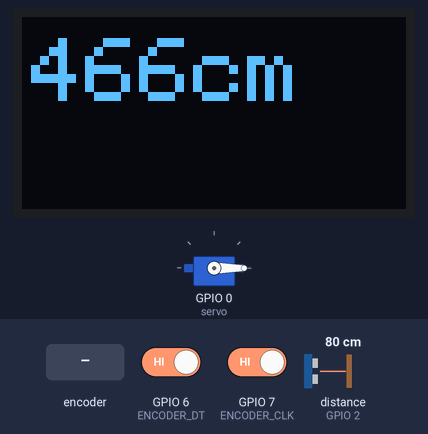
Simulated run of this sketch. Board: ESP32-S3. Shown: servo, 128×64 one-colour display. Inputs (shaded band) come from the test bench; at power-on: distance to the obstacle (sensor on GPIO 2) 80 cm, GPIO 6 (ENCODER_DT) HIGH, GPIO 7 (ENCODER_CLK) HIGH. The echo pulse lasts 58.3 µs per cm.

Above: at 2.88 s.
3.4 s: distance to the obstacle (sensor on GPIO 2) set to 2 cm
At 4.2 s:
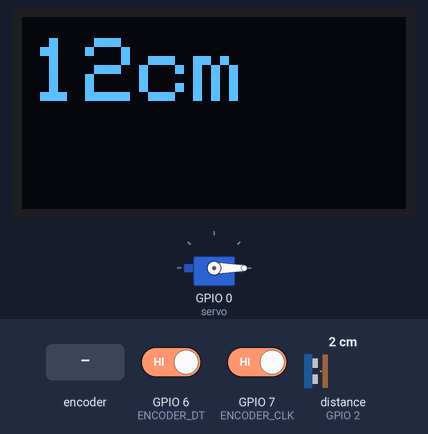
5.1 s: distance to the obstacle (sensor on GPIO 2) set to 60 cm
At 5.33 s:
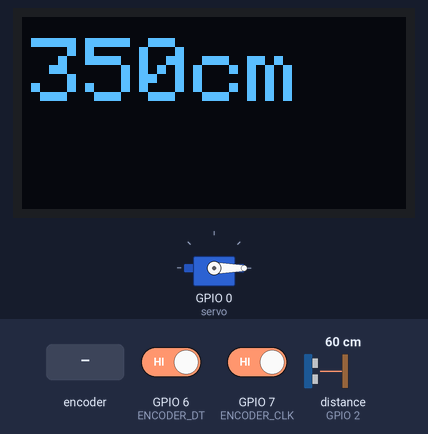
6.6 s: rotary encoder on GPIO 7 (ENCODER_CLK) / GPIO 6 (ENCODER_DT) turned 1 step (first pin leading)
At 7.15 s:
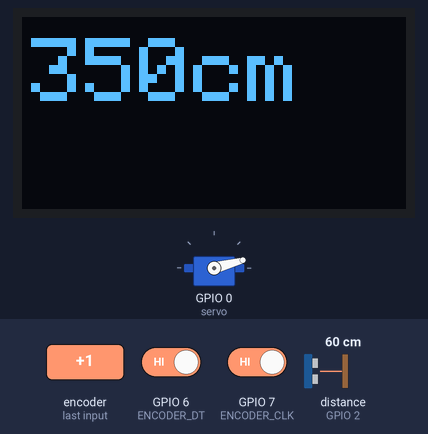
9.7 s: rotary encoder on GPIO 7 (ENCODER_CLK) / GPIO 6 (ENCODER_DT) turned 1 step (first pin leading)
At 10.2 s:
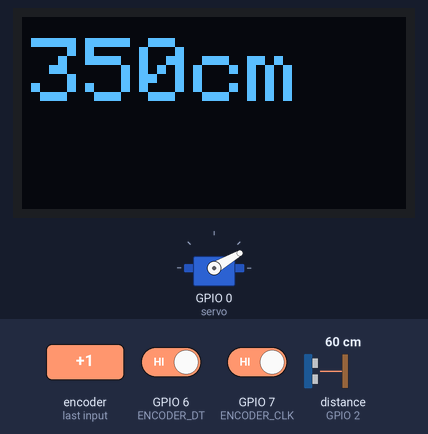
12.1 s: rotary encoder on GPIO 7 (ENCODER_CLK) / GPIO 6 (ENCODER_DT) turned 3 steps (first pin leading)
At 12.63 s:
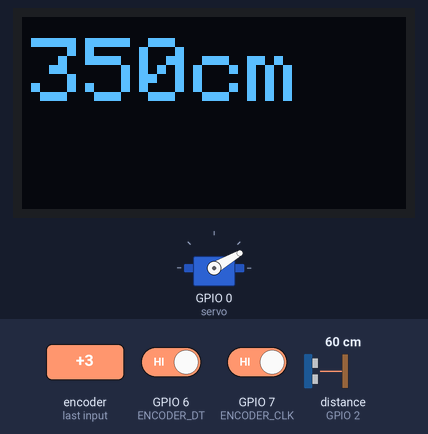
14.2 s: distance to the obstacle (sensor on GPIO 2) set to 250 cm
At 14.48 s:
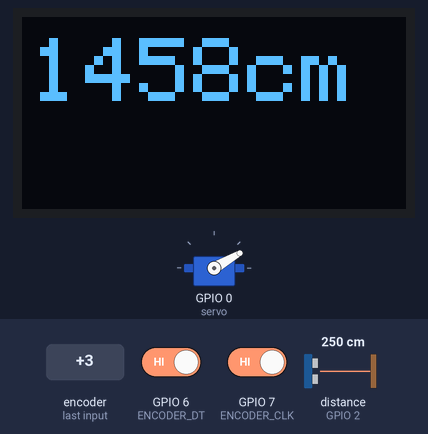
Timing chart, 0 to 17.1 s (numbered marks = the images above; inputs shaded):
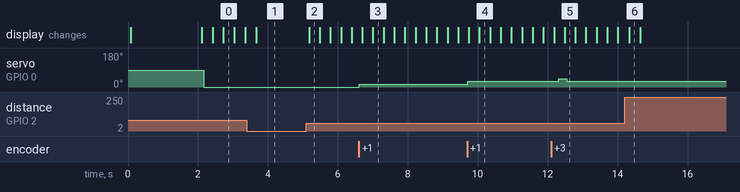

The sketch:

main.ino
```cpp
// Now turn this trash into treasure!
#include <Servo.h>

Servo servo;

#include <Adafruit_SSD1306.h>
#include <Adafruit_GFX.h>
#include <Wire.h>

Adafruit_SSD1306 display(128, 64);

#define TRIGGER_PIN 3
#define ECHO_PIN 2
#define MAX_DISTANCE 400

#include <NewPing.h>

NewPing sonar(TRIGGER_PIN, ECHO_PIN, MAX_DISTANCE);

float distance;

#define ENCODER_CLK 7
#define ENCODER_DT  6
int value;

#define BUZZER_PIN 27

void setup() {
  Serial.begin(115200);
  pinMode(ENCODER_CLK, INPUT);
  pinMode(ENCODER_DT, INPUT);
  servo.attach(0);

  display.begin(SSD1306_SWITCHCAPVCC, 0x3C);
  display.clearDisplay();
  display.display();
  display.setTextSize(1);
  display.setTextColor(WHITE);
  display.setCursor(0, 0);
  display.println(F("Booting..."));
  display.display();
  delay(2000);
  display.setCursor(0, 20);
  display.println(F("Done!"));
  display.display();
}

int lastClk = HIGH;

void loop() {
  float val;
  int lastDistance;
  distance = sonar.ping();
  int distanceInt = static_cast<int>(round(distance/10));
  if (distanceInt != lastDistance){
    display.clearDisplay();
    display.display();
    display.setTextSize(3);
    display.setCursor(3, 7);
    display.print(distanceInt);
    display.println("cm");
    display.display();
    lastDistance = distanceInt;
  }


  int newClk = digitalRead(ENCODER_CLK);
  if (newClk != lastClk) {
    lastClk = newClk;
    int dtValue = digitalRead(ENCODER_DT);
    if (newClk == LOW && dtValue == HIGH) {
      value += 15;
      if(value > 180){
        value = 180;
      }
    }
    if (newClk == LOW && dtValue == LOW) {
      value -= 15;
      if(value < 0){
        value = 0;
      }
    }
  }
  servo.write(value);


  static unsigned long LastTime;
  if (distance > 0 && distance < 50)
  { if (millis() - LastTime < 10000) {
      tone(BUZZER_PIN, 262, 250);
    }
  } else {
    LastTime = millis();
  }
}
```

Measured:
- after the input at 3.4 s, the display: changes after 0.27 s (image 1)
- after the input at 5.1 s, the display: changes after 0.08 s (image 2)
- after the input at 6.6 s, servo on GPIO 0 (servo): 0° → 15° at once
- after the input at 9.7 s, servo on GPIO 0 (servo): 15° → 30° at once
- after the input at 12.1 s, servo on GPIO 0 (servo): 30° → 45° after 0.22 s, → 30° 0.22 s later
- after the input at 14.2 s, the display: changes after 0.13 s (image 6)
